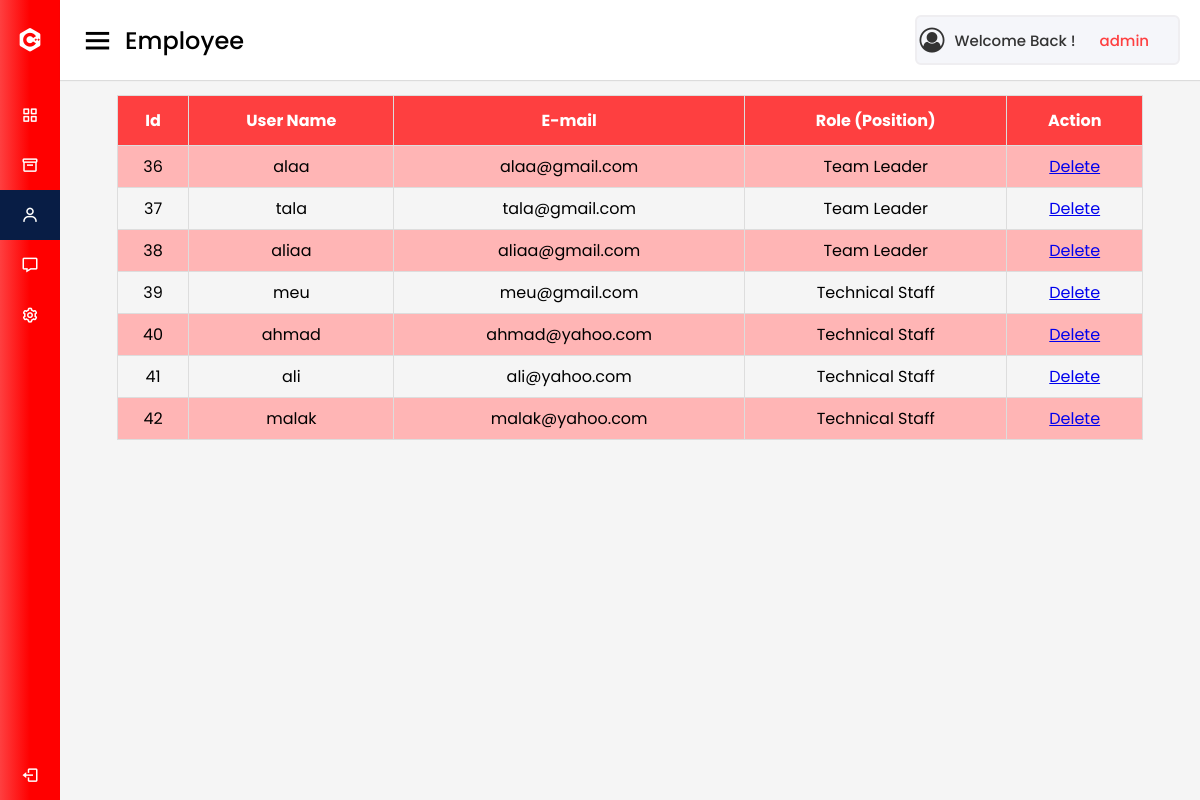
The app's page /sys/admin/employee.php (signed in) with its own data.
### tables this page shows
CREATE TABLE `users` (
  `id` int(4) UNSIGNED NOT NULL,
  `u_role` int(2) DEFAULT NULL,
  `username` varchar(30) NOT NULL,
  `email` varchar(50) NOT NULL,
  `user_password` varchar(255) NOT NULL
);

### sys/admin/employee.php (the view, shortened to what this page needs)
  <head>
    <link rel="stylesheet" href="../css/dashboard.css">
    <link href='https://unpkg.com/boxicons@2.0.7/css/boxicons.min.css' rel='stylesheet'>
     <link rel="stylesheet" href="../font-awesome/css/font-awesome.min.css">
   </head>
<body>
<?php if(isset($_SESSION['uname']) && $_SESSION['role'] == 70) : ?>
  <div class="sidebar">
    <div class="logo-details">
      <i class='bx bxl-c-plus-plus'></i>
      <span class="logo_name">ITSM</span>
    </div>
      <ul class="nav-links">
        <li>
          <a href="Dashboard.php" >
            <i class='bx bx-grid-alt' ></i>
            <span class="links_name">Dashboard</span>
          </a>
        </li>
        <li>
          <a href="register.php">
            <i class='bx bx-box' ></i>
            <span class="links_name">Register User</span>
          </a>
        </li>
        <li>
          <a href="employee.php"  class="active">
            <i class='bx bx-user' ></i>
            <span class="links_name">Employee</span>
          </a>
        </li>
        <li>
          <a href="complaints.php">
            <i class='bx bx-message' ></i>
            <span class="links_name">Complaints</span>
          </a>
        </li>
        <li>
          <a href="Setting.php">
            <i class='bx bx-cog' ></i>
            <span class="links_name">Setting</span>
          </a>
        </li>
        <li class="log_out">
          <a href="../includes/logout.inc.php">
            <i class='bx bx-log-out'></i>
            <span class="links_name">Log out</span>
          </a>
        </li>
      </ul>
  </div>
  <section class="home-section">
    <nav>
      <div class="sidebar-button">
        <i class='bx bx-menu sidebarBtn'></i>
        <span class="dashboard">Employee</span>
      </div>
      <div class="profile-details">
       <i class='fa fa-user-circle-o' aria-hidden="true"></i>
       <span class="admin_name" >Welcome Back !</span>
        <span class="admin_name" style="color:#fe3f40"><?php echo "&nbsp".$_SESSION['uname']."&nbsp"; ?></span>
       </div>
    </nav>
<br>
<table id="table1">
    <tr>
      <th>Id</th>
      <th>User Name</th>
      <th>E-mail</th>
      <th>Role (Position)</th>
      <th>Action</th>
    </tr>
    <?php
$database = new Connection();
  $db = $database->openConnection();
  $query = "SELECT id,username,email,u_role FROM users WHERE u_role=90 OR u_role=80";
$result = $db->query($query);
 ?>
 <?php
 while($data = $result->fetch(PDO::FETCH_ASSOC)) {
   ?>
    <tr>
   <td><center><?php echo $data['id']; ?> </center></td>
   <td><center><?php echo $data['username']; ?> </center></td>
   <td><center><?php echo $data['email']; ?> </center></td>
  <td><center><?php
if ($data['u_role'] == 90) {
 echo "Technical  Staff";
} else {
 echo "Team Leader";
}?> </center></td>
<td align="center"><center>
<a href="../includes/delete.inc.php?id=<?php echo $data["id"]; ?>">Delete</a></center>
</td>
    </tr>
    <?php
  }
  ?>
</table>
<?php else : ?>
<center><h1> You Must Login first</h1></center>
<?php endif; ?>
</body>
</html>

### sys/css/dashboard.css (style rules this page uses)
* { margin: 0; padding: 0; box-sizing: border-box; font-family: 'Poppins', sans-serif; }
.sidebar { position: fixed; height: 100%; width: 240px; background: linear-gradient(90deg, rgba(254, 63, 64, 1) 0%, rgba(255, 0, 0, 1) 50%, rgba(255, 0, 0, 1) 100%); transition: all 0.5s ease; }
.sidebar .logo-details { height: 80px; display: flex; align-items: center; }
.sidebar .logo-details i { font-size: 28px; font-weight: 500; color: #fff; min-width: 60px; text-align: center }
.sidebar .logo-details .logo_name { color: #fff; font-size: 24px; font-weight: 500; }
.sidebar .nav-links { margin-top: 10px; }
.sidebar .nav-links li { position: relative; list-style: none; height: 50px; text-transform: capitalize; }
.sidebar .nav-links li a { height: 100%; width: 100%; display: flex; align-items: center; text-decoration: none; transition: all 0.4s ease; }
.sidebar .nav-links li a.active { background: #081D45; }
.sidebar .nav-links li i { min-width: 60px; text-align: center; font-size: 18px; color: #fff; }
.sidebar .nav-links li a .links_name { color: #fff; font-size: 15px; font-weight: 400; white-space: nowrap; }
.sidebar .nav-links .log_out { position: absolute; bottom: 0; width: 100%; }
.home-section { position: relative; background: #f5f5f5; min-height: 100vh; width: calc(100% - 240px); left: 240px; transition: all 0.5s ease; }
.home-section nav { display: flex; justify-content: space-between; height: 80px; background: #fff; display: flex; align-items: center; position: fixed; width: calc(100% - 240px); left: 240px; z-index: 100; padding: 0 20px; box-shadow: 0 1px 1px rgba(0, 0, 0, 0.1); transition: all 0.5s ease; }
.home-section nav .sidebar-button { display: flex; align-items: center; font-size: 24px; font-weight: 500; }
nav .sidebar-button i { font-size: 35px; margin-right: 10px; }
.home-section nav .profile-details { display: flex; align-items: center; background: #F5F6FA; border: 2px solid #EFEEF1; border-radius: 6px; height: 50px; min-width: 190px; padding: 0 15px 0 2px; }
nav .profile-details .admin_name { font-size: 15px; font-weight: 500; color: #333; margin: 0 10px; white-space: nowrap; }
nav .profile-details i { font-size: 25px; color: #333; }
@media (max-width: 1240px) { .sidebar { width: 60px; } }
@media (max-width: 1240px) { .home-section { width: calc(100% - 60px); left: 60px; } }
@media (max-width: 1240px) { .home-section nav { width: calc(100% - 60px); left: 60px; } }
#table1 { font-family: Arial, Helvetica, sans-serif; width: 90%; border-collapse: collapse; margin: auto; margin-top: 70px; }
#table1 td, #table1 th { border: 1px solid #ddd; padding: 8px; }
#table1 tr:nth-child(even) { background-color: #ffb5b5; }
#table1 th { padding-top: 12px; padding-bottom: 12px; text-align: center; background-color: #fe3f40; color: white; }
.fa { font-size: 25px; }

### records on screen
users: id "36", username "alaa", email "alaa@gmail.com", u_role "Team Leader"
users: id "37", username "tala", email "tala@gmail.com", u_role "Team Leader"
users: id "38", username "aliaa", email "aliaa@gmail.com", u_role "Team Leader"
users: id "39", username "meu", email "meu@gmail.com", u_role "Technical Staff"
users: id "40", username "ahmad", email "ahmad@yahoo.com", u_role "Technical Staff"
users: id "41", username "ali", email "ali@yahoo.com", u_role "Technical Staff"
users: id "42", username "malak", email "malak@yahoo.com", u_role "Technical Staff"

### other values on screen
$_SESSION['uname'] "admin"
